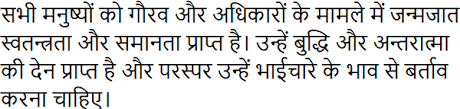
#> input picture Test_Image.png, 460 x 109 px
$ python -i imgtotxt.py   (imports and definitions only)
#> lines starting #> are read from the running program, lines starting #| are printed output that depends on the picture
import numpy as np
import os
import cv2
import pytesseract
import base64
from pytesseract import Output
pytesseract.pytesseract.tesseract_cmd = 'C:/Program Files/Tesseract-OCR/tesseract.exe'  # your path may be different


def img2txt(image):
    nparr = np.fromstring(image, np.uint8)
    #img = cv2.imread(nparr)
    img = cv2.imdecode(nparr, cv2.IMREAD_COLOR)
    img = cv2.resize(img, None, fx=0.5, fy=0.5)
    #Convert image to grayscale
    gray = cv2.cvtColor(img, cv2.COLOR_BGR2GRAY)
    #Convert image to black and white
    new_image = cv2.adaptiveThreshold(gray, 255, cv2.ADAPTIVE_THRESH_GAUSSIAN_C, cv2.THRESH_BINARY, 85, 11)

    text = pytesseract.image_to_string(new_image, config="--psm 3", lang="hin")
    return text

>>> import cv2
>>> picture = cv2.imread('Test_Image.png', cv2.IMREAD_GRAYSCALE)
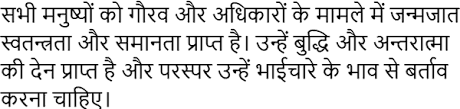
#> picture: shape (109, 460); min 0, max 255, mean 220.4
#> (the run stopped early here; a loop or call above may not have finished)
